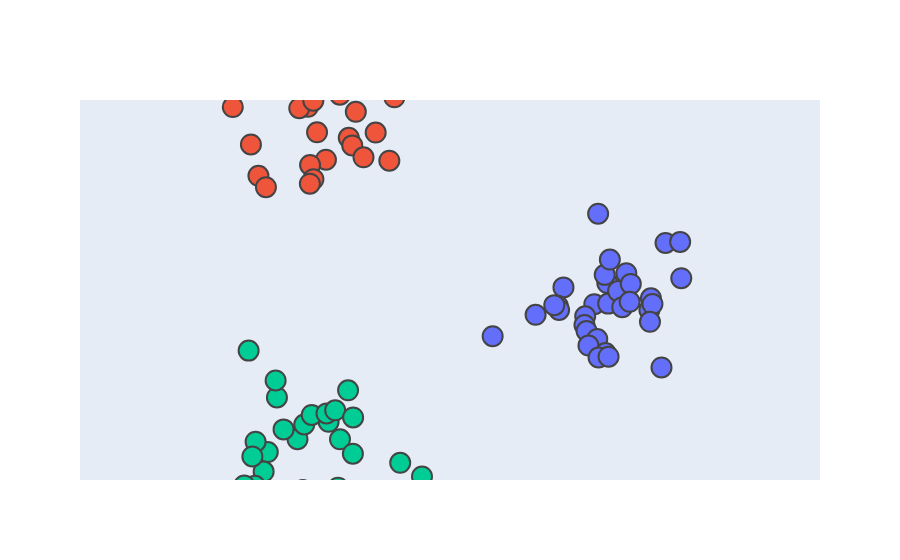

The notebook cell saved with this chart:
### Code cell
np.random.seed(0)

fig = go.Figure()

cluster_labels = df_gmm['label'].unique()

for idx, cluster_number in enumerate(cluster_labels):
    
    df_cluster = df_gmm[df_gmm['label']==cluster_number].copy()
    n_count = df_cluster.shape[0]
    
    # Define centers for each cluster
    center = mu_list[idx]
    
    # Generate coordinates
    df_simul_cluster = pd.DataFrame()
    df_simul_cluster['x'] = np.random.normal(center[0],1-dict_silhouette_clusters[cluster_number],n_count)
    df_simul_cluster['y'] = np.random.normal(center[1],1-dict_silhouette_clusters[cluster_number],n_count)
    
    # Compute the distance to center
    df_simul_cluster['distance_to_center'] = df_simul_cluster.apply(lambda x: distance_to_center(x, center), axis=1)
    
    # Associate coordinates to points w.r.t their distance to the center
    df_simul_cluster = df_simul_cluster.sort_values(by='distance_to_center')
    df_cluster = df_cluster.sort_values(by='silhouette', ascending=False)
    df_cluster['x'] = df_simul_cluster['x'].values
    df_cluster['y'] = df_simul_cluster['y'].values
    
    d = df_cluster.drop(columns=['x','y','label']).to_dict('index')
    info = [d[x] for x in d.keys()]
    info_str = [str(x).replace(',','<br>').replace('{','').replace('}','') for x in info]
#     df_cluster['info'] = info_str
    
    # Graph
    fig.add_trace(go.Scatter(
                             x=df_cluster['x'], 
                             y=df_cluster['y'], 
                             text=['client ' + val for val in df_cluster['client_id'].values],
                             name=dict_label[cluster_number],
                             mode='markers',
                             marker=dict(size=20),
                             marker_line=dict(width=2),
                             hovertemplate=info_str
                            )
                 )

fig.update_layout(yaxis_range=[-2,2])
fig.update_layout(xaxis_range=[-1,2])
fig.update_layout({'showlegend':False})
fig.update_xaxes(visible=False, scaleanchor='y', scaleratio=1)
fig.update_yaxes(visible=False, scaleanchor='x', scaleratio=1)
fig.show()

### Figure 1 — Plotly figure (JSON) as saved in the notebook; plotly's stock layout.template omitted (floating-point values rounded to 4 significant figures)
{"data": [{"hovertemplate": ["'client_id': '0022'<br> 'nb_trades': 2<br> 'nb_products': 2<br> 'aum': 152167<br> 'age': 42<br> 'silhouette': 0.7016916371074822", "'client_id': '0027'<br> 'nb_trades': 2<br> 'nb_products': 2<br> 'aum': 165262<br> 'age': 40<br> 'silhouette': 0.7006076902309724", "'client_id': '003'<br> 'nb_trades': 2<br> 'nb_products': 1<br> 'aum': 160614<br> 'age': 45<br> 'silhouette': 0.6864185106165799", "'client_id': '006'<br> 'nb_trades': 1<br> 'nb_products': 4<br> 'aum': 168491<br> 'age': 41<br> 'silhouette': 0.6688879090216626", "'client_id': '007'<br> 'nb_trades': 1<br> 'nb_products': 1<br> 'aum': 194243<br> 'age': 35<br> 'silhouette': 0.6592862647329463", "'client_id': '009'<br> 'nb_trades': 2<br> 'nb_products': 1<br> 'aum': 106364<br> 'age': 45<br> 'silhouette': 0.6567053270667068", "'client_id': '0033'<br> 'nb_trades': 1<br> 'nb_products': 1<br> 'aum': 207852<br> 'age': 49<br> 'silhouette': 0.653100980067294", "'client_id': '005'<br> 'nb_trades': 1<br> 'nb_products': 4<br> 'aum': 229418<br> 'age': 44<br> 'silhouette': 0.6529733399833354", "'client_id': '002'<br> 'nb_trades': 1<br> 'nb_products': 4<br> 'aum': 130392<br> 'age': 44<br> 'silhouette': 0.6511539517550113", "'client_id': '0018'<br> 'nb_trades': 3<br> 'nb_products': 1<br> 'aum': 158589<br> 'age': 48<br> 'silhouette': 0.6506865671905436", "'client_id': '0026'<br> 'nb_trades': 3<br> 'nb_products': 1<br> 'aum': 122266<br> 'age': 37<br> 'silhouette': 0.6448561751397293", "'client_id': '0025'<br> 'nb_trades': 1<br> 'nb_products': 3<br> 'aum': 240450<br> 'age': 34<br> 'silhouette': 0.641621437128159", "'client_id': '0016'<br> 'nb_trades': 2<br> 'nb_products': 4<br> 'aum': 180571<br> 'age': 48<br> 'silhouette': 0.6306135173438054", "'client_id': '0024'<br> 'nb_trades': 3<br> 'nb_products': 2<br> 'aum': 261941<br> 'age': 47<br> 'silhouette': 0.6292995135695943", "'client_id': '0031'<br> 'nb_trades': 3<br> 'nb_products': 4<br> 'aum': 259454<br> 'age': 40<br> 'silhouette': 0.6184689087022589", "'client_id': '0011'<br> 'nb_trades': 3<br> 'nb_products': 1<br> 'aum': 272249<br> 'age': 46<br> 'silhouette': 0.6161928351059146", "'client_id': '0013'<br> 'nb_trades': 2<br> 'nb_products': 1<br> 'aum': 244651<br> 'age': 32<br> 'silhouette': 0.6161574880683379", "'client_id': '0030'<br> 'nb_trades': 3<br> 'nb_products': 3<br> 'aum': 260519<br> 'age': 47<br> 'silhouette': 0.6154033465648346", "'client_id': '0029'<br> 'nb_trades': 3<br> 'nb_products': 4<br> 'aum': 149578<br> 'age': 33<br> 'silhouette': 0.6024231266095803", "'client_id': '008'<br> 'nb_trades': 2<br> 'nb_products': 3<br> 'aum': 202613<br> 'age': 52<br> 'silhouette': 0.5982603847066523", "'client_id': '0015'<br> 'nb_trades': 3<br> 'nb_products': 4<br> 'aum': 271481<br> 'age': 36<br> 'silhouette': 0.5973230697632093", "'client_id': '0020'<br> 'nb_trades': 1<br> 'nb_products': 4<br> 'aum': 173656<br> 'age': 51<br> 'silhouette': 0.5935839608293265", "'client_id': '0014'<br> 'nb_trades': 2<br> 'nb_products': 1<br> 'aum': 293113<br> 'age': 31<br> 'silhouette': 0.5766629662433542", "'client_id': '0032'<br> 'nb_trades': 4<br> 'nb_products': 4<br> 'aum': 216382<br> 'age': 32<br> 'silhouette': 0.5748625193140628", "'client_id': '001'<br> 'nb_trades': 3<br> 'nb_products': 4<br> 'aum': 298890<br> 'age': 36<br> 'silhouette': 0.5695936845084545", "'client_id': '0021'<br> 'nb_trades': 1<br> 'nb_products': 3<br> 'aum': 123646<br> 'age': 56<br> 'silhouette': 0.5156067911377009", "'client_id': '004'<br> 'nb_trades': 4<br> 'nb_products': 1<br> 'aum': 201998<br> 'age': 54<br> 'silhouette': 0.513417617533127", "'client_id': '0010'<br> 'nb_trades': 4<br> 'nb_products': 1<br> 'aum': 246225<br> 'age': 53<br> 'silhouette': 0.504197628890924", "'client_id': '0028'<br> 'nb_trades': 3<br> 'nb_products': 3<br> 'aum': 107709<br> 'age': 55<br> 'silhouette': 0.49595952246884134", "'client_id': '0017'<br> 'nb_trades': 4<br> 'nb_products': 1<br> 'aum': 120053<br> 'age': 57<br> 'silhouette': 0.4435416431726602", "'client_id': '0019'<br> 'nb_trades': 1<br> 'nb_products': 3<br> 'aum': 220576<br> 'age': 59<br> 'silhouette': 0.4120328425956592", "'client_id': '0023'<br> 'nb_trades': 4<br> 'nb_products': 4<br> 'aum': 272897<br> 'age': 53<br> 'silhouette': 0.37738981813733513", "'client_id': '0012'<br> 'nb_trades': 4<br> 'nb_products': 1<br> 'aum': 258754<br> 'age': 58<br> 'silhouette': 0.34577546919603525"], "marker": {"line": {"width": 2}, "size": 20}, "mode": "markers", "name": "diversified & young", "text": ["client 0022", "client 0027", "client 003", "client 006", "client 007", "client 009", "client 0033", "client 005", "client 002", "client 0018", "client 0026", "client 0025", "client 0016", "client 0024", "client 0031", "client 0011", "client 0013", "client 0030", "client 0029", "client 008", "client 0015", "client 0020", "client 0014", "client 0032", "client 001", "client 0021", "client 004", "client 0010", "client 0028", "client 0017", "client 0019", "client 0023", "client 0012"], "type": "scatter", "x": [2.019, 2.156, 2.129, 2.165, 2.269, 1.923, 1.694, 2.313, 2.183, 1.916, 2.356, 1.635, 2.403, 1.648, 2.391, 1.598, 1.938, 2.05, 1.958, 2.615, 2.599, 2.631, 1.401, 2.137, 2.605, 2.064, 2.169, 2.059, 2.769, 2.934, 2.923, 2.726, 0.949], "y": [-0.1493, 0.07304, 0.1593, -0.1432, -0.0116, -0.2768, 0.02738, -0.1803, 0.3201, -0.3686, 0.1763, -0.1654, 0.06436, -0.2103, -0.1245, -0.1595, -0.4317, -0.5157, -0.5846, -0.08758, -0.2098, -0.148, -0.2611, -0.6644, -0.3348, -0.7107, -0.7024, 0.8031, 0.495, 0.1245, 0.5065, -0.8154, -0.486]}, {"hovertemplate": ["'client_id': '0045'<br> 'nb_trades': 13<br> 'nb_products': 7<br> 'aum': 411508<br> 'age': 65<br> 'silhouette': 0.6551943269733458", "'client_id': '0047'<br> 'nb_trades': 14<br> 'nb_products': 6<br> 'aum': 341637<br> 'age': 63<br> 'silhouette': 0.6490491490487386", "'client_id': '0035'<br> 'nb_trades': 13<br> 'nb_products': 4<br> 'aum': 394038<br> 'age': 69<br> 'silhouette': 0.6176534394415301", "'client_id': '0061'<br> 'nb_trades': 12<br> 'nb_products': 7<br> 'aum': 462421<br> 'age': 67<br> 'silhouette': 0.6175486259469195", "'client_id': '0044'<br> 'nb_trades': 11<br> 'nb_products': 7<br> 'aum': 278116<br> 'age': 72<br> 'silhouette': 0.598225962010438", "'client_id': '0055'<br> 'nb_trades': 14<br> 'nb_products': 7<br> 'aum': 360178<br> 'age': 58<br> 'silhouette': 0.5942035325125476", "'client_id': '0038'<br> 'nb_trades': 11<br> 'nb_products': 6<br> 'aum': 260647<br> 'age': 67<br> 'silhouette': 0.5915919330097045", "'client_id': '0057'<br> 'nb_trades': 10<br> 'nb_products': 7<br> 'aum': 324064<br> 'age': 74<br> 'silhouette': 0.5878753088548692", "'client_id': '0043'<br> 'nb_trades': 13<br> 'nb_products': 7<br> 'aum': 234605<br> 'age': 67<br> 'silhouette': 0.5863473164199078", "'client_id': '0041'<br> 'nb_trades': 13<br> 'nb_products': 6<br> 'aum': 316830<br> 'age': 58<br> 'silhouette': 0.575900605566483", "'client_id': '0051'<br> 'nb_trades': 10<br> 'nb_products': 7<br> 'aum': 337652<br> 'age': 61<br> 'silhouette': 0.5652767615527118", "'client_id': '0056'<br> 'nb_trades': 10<br> 'nb_products': 6<br> 'aum': 267509<br> 'age': 65<br> 'silhouette': 0.5569873751597443", "'client_id': '0049'<br> 'nb_trades': 14<br> 'nb_products': 6<br> 'aum': 345292<br> 'age': 56<br> 'silhouette': 0.5543301929017194", "'client_id': '0062'<br> 'nb_trades': 13<br> 'nb_products': 8<br> 'aum': 487342<br> 'age': 61<br> 'silhouette': 0.5501308479643231", "'client_id': '0058'<br> 'nb_trades': 11<br> 'nb_products': 4<br> 'aum': 276410<br> 'age': 71<br> 'silhouette': 0.5473458578833575", "'client_id': '0053'<br> 'nb_trades': 11<br> 'nb_products': 3<br> 'aum': 368235<br> 'age': 72<br> 'silhouette': 0.5413652281686686", "'client_id': '0039'<br> 'nb_trades': 12<br> 'nb_products': 4<br> 'aum': 414892<br> 'age': 59<br> 'silhouette': 0.5374182667540517", "'client_id': '0054'<br> 'nb_trades': 12<br> 'nb_products': 9<br> 'aum': 236503<br> 'age': 66<br> 'silhouette': 0.5352444774103194", "'client_id': '0040'<br> 'nb_trades': 10<br> 'nb_products': 4<br> 'aum': 486380<br> 'age': 72<br> 'silhouette': 0.5310223168271497", "'client_id': '0036'<br> 'nb_trades': 12<br> 'nb_products': 9<br> 'aum': 430567<br> 'age': 69<br> 'silhouette': 0.5254514544680553", "'client_id': '0050'<br> 'nb_trades': 14<br> 'nb_products': 3<br> 'aum': 265187<br> 'age': 73<br> 'silhouette': 0.5204165680073689", "'client_id': '0066'<br> 'nb_trades': 13<br> 'nb_products': 4<br> 'aum': 493708<br> 'age': 59<br> 'silhouette': 0.5171488352263447", "'client_id': '0037'<br> 'nb_trades': 10<br> 'nb_products': 7<br> 'aum': 218677<br> 'age': 73<br> 'silhouette': 0.5143499919864278", "'client_id': '0060'<br> 'nb_trades': 11<br> 'nb_products': 5<br> 'aum': 351811<br> 'age': 57<br> 'silhouette': 0.5022099941920182", "'client_id': '0059'<br> 'nb_trades': 11<br> 'nb_products': 5<br> 'aum': 236819<br> 'age': 62<br> 'silhouette': 0.48961421788487963", "'client_id': '0064'<br> 'nb_trades': 14<br> 'nb_products': 4<br> 'aum': 481210<br> 'age': 56<br> 'silhouette': 0.4866276029684865", "'client_id': '0063'<br> 'nb_trades': 14<br> 'nb_products': 7<br> 'aum': 498484<br> 'age': 71<br> 'silhouette': 0.4688824097287978", "'client_id': '0048'<br> 'nb_trades': 11<br> 'nb_products': 8<br> 'aum': 499446<br> 'age': 74<br> 'silhouette': 0.43325126132767644", "'client_id': '0034'<br> 'nb_trades': 11<br> 'nb_products': 9<br> 'aum': 263435<br> 'age': 56<br> 'silhouette': 0.4166873995006108", "'client_id': '0046'<br> 'nb_trades': 10<br> 'nb_products': 3<br> 'aum': 468264<br> 'age': 59<br> 'silhouette': 0.41207912970916366", "'client_id': '0065'<br> 'nb_trades': 13<br> 'nb_products': 5<br> 'aum': 205613<br> 'age': 55<br> 'silhouette': 0.3448570031458321", "'client_id': '0052'<br> 'nb_trades': 10<br> 'nb_products': 3<br> 'aum': 230434<br> 'age': 60<br> 'silhouette': 0.2672284541078339", "'client_id': '0042'<br> 'nb_trades': 10<br> 'nb_products': 3<br> 'aum': 241513<br> 'age': 57<br> 'silhouette': 0.19148790682070116"], "marker": {"line": {"width": 2}, "size": 20}, "mode": "markers", "name": "active & old", "text": ["client 0045", "client 0047", "client 0035", "client 0061", "client 0044", "client 0055", "client 0038", "client 0057", "client 0043", "client 0041", "client 0051", "client 0056", "client 0049", "client 0062", "client 0058", "client 0053", "client 0039", "client 0054", "client 0040", "client 0036", "client 0050", "client 0066", "client 0037", "client 0060", "client 0059", "client 0064", "client 0063", "client 0048", "client 0034", "client 0046", "client 0065", "client 0052", "client 0042"], "type": "scatter", "x": [-0.8995, -0.9949, -1.087, -0.9388, -0.8059, -0.9729, -0.7754, -0.5655, -1.15, -0.6592, -0.5289, -0.4914, -0.9378, -0.6483, -0.9749, -1.596, -1.194, -0.4104, -0.2822, -0.4314, -1.516, -1.438, -1.786, -1.42, -1.741, -0.8281, -0.7768, -0.1386, -1.279, -0.08555, -1.33, -1.562, -0.4504], "y": [1.66, 1.929, 1.914, 1.992, 1.372, 1.317, 2.119, 1.603, 2.169, 2.056, 1.522, 1.876, 1.166, 2.2, 1.119, 1.533, 2.372, 1.397, 1.657, 2.177, 1.202, 1.082, 1.926, 2.446, 2.189, 2.624, 2.64, 1.361, 2.633, 2.028, 2.66, 2.653, 2.67]}, {"hovertemplate": ["'client_id': '0081'<br> 'nb_trades': 22<br> 'nb_products': 15<br> 'aum': 709504<br> 'age': 84<br> 'silhouette': 0.6627874287923095", "'client_id': '0094'<br> 'nb_trades': 21<br> 'nb_products': 15<br> 'aum': 734105<br> 'age': 87<br> 'silhouette': 0.6549142524830961", "'client_id': '0080'<br> 'nb_trades': 22<br> 'nb_products': 14<br> 'aum': 681324<br> 'age': 83<br> 'silhouette': 0.6525610135048547", "'client_id': '0083'<br> 'nb_trades': 24<br> 'nb_products': 15<br> 'aum': 801988<br> 'age': 86<br> 'silhouette': 0.644972015106427", "'client_id': '0069'<br> 'nb_trades': 20<br> 'nb_products': 15<br> 'aum': 727622<br> 'age': 80<br> 'silhouette': 0.627648875032173", "'client_id': '0088'<br> 'nb_trades': 23<br> 'nb_products': 18<br> 'aum': 744736<br> 'age': 83<br> 'silhouette': 0.6256026412559745", "'client_id': '0071'<br> 'nb_trades': 22<br> 'nb_products': 18<br> 'aum': 710646<br> 'age': 85<br> 'silhouette': 0.6255098627635381", "'client_id': '0073'<br> 'nb_trades': 23<br> 'nb_products': 18<br> 'aum': 774311<br> 'age': 84<br> 'silhouette': 0.6238905747189314", "'client_id': '0090'<br> 'nb_trades': 20<br> 'nb_products': 14<br> 'aum': 831559<br> 'age': 85<br> 'silhouette': 0.6139091921131064", "'client_id': '0099'<br> 'nb_trades': 21<br> 'nb_products': 12<br> 'aum': 761807<br> 'age': 85<br> 'silhouette': 0.6082894734451729", "'client_id': '0075'<br> 'nb_trades': 20<br> 'nb_products': 12<br> 'aum': 664104<br> 'age': 88<br> 'silhouette': 0.5869254824944656", "'client_id': '0091'<br> 'nb_trades': 24<br> 'nb_products': 17<br> 'aum': 945248<br> 'age': 83<br> 'silhouette': 0.5715333349484766", "'client_id': '0074'<br> 'nb_trades': 20<br> 'nb_products': 16<br> 'aum': 928960<br> 'age': 82<br> 'silhouette': 0.5667434304388504", "'client_id': '0079'<br> 'nb_trades': 24<br> 'nb_products': 13<br> 'aum': 937402<br> 'age': 85<br> 'silhouette': 0.5650241137669992", "'client_id': '0096'<br> 'nb_trades': 20<br> 'nb_products': 17<br> 'aum': 657509<br> 'age': 75<br> 'silhouette': 0.5609644766809376", "'client_id': '0086'<br> 'nb_trades': 24<br> 'nb_products': 13<br> 'aum': 535143<br> 'age': 86<br> 'silhouette': 0.5605844166425893", "'client_id': '0067'<br> 'nb_trades': 20<br> 'nb_products': 17<br> 'aum': 562594<br> 'age': 81<br> 'silhouette': 0.5588184569783006", "'client_id': '0084'<br> 'nb_trades': 22<br> 'nb_products': 16<br> 'aum': 984285<br> 'age': 87<br> 'silhouette': 0.5564285006672801", "'client_id': '0077'<br> 'nb_trades': 24<br> 'nb_products': 12<br> 'aum': 583338<br> 'age': 79<br> 'silhouette': 0.5414008035940845", "'client_id': '0070'<br> 'nb_trades': 20<br> 'nb_products': 12<br> 'aum': 577468<br> 'age': 81<br> 'silhouette': 0.5141261833362823", "'client_id': '00100'<br> 'nb_trades': 21<br> 'nb_products': 15<br> 'aum': 477699<br> 'age': 84<br> 'silhouette': 0.5120847968887051", "'client_id': '0092'<br> 'nb_trades': 23<br> 'nb_products': 9<br> 'aum': 780611<br> 'age': 85<br> 'silhouette': 0.5016966143839774", "'client_id': '0072'<br> 'nb_trades': 22<br> 'nb_products': 16<br> 'aum': 470253<br> 'age': 79<br> 'silhouette': 0.4899393119598332", "'client_id': '0089'<br> 'nb_trades': 22<br> 'nb_products': 19<br> 'aum': 415937<br> 'age': 88<br> 'silhouette': 0.44636198894876605", "'client_id': '0098'<br> 'nb_trades': 20<br> 'nb_products': 16<br> 'aum': 437662<br> 'age': 82<br> 'silhouette': 0.44497703794245574", "'client_id': '0082'<br> 'nb_trades': 24<br> 'nb_products': 8<br> 'aum': 671381<br> 'age': 87<br> 'silhouette': 0.44074422193175194", "'client_id': '0068'<br> 'nb_trades': 20<br> 'nb_products': 8<br> 'aum': 617948<br> 'age': 89<br> 'silhouette': 0.35909946257167713", "'client_id': '0097'<br> 'nb_trades': 20<br> 'nb_products': 8<br> 'aum': 715030<br> 'age': 79<br> 'silhouette': 0.35242756727755903", "'client_id': '0076'<br> 'nb_trades': 21<br> 'nb_products': 9<br> 'aum': 641529<br> 'age': 75<br> 'silhouette': 0.34045868082101693", "'client_id': '0095'<br> 'nb_trades': 20<br> 'nb_products': 12<br> 'aum': 426062<br> 'age': 83<br> 'silhouette': 0.32567523568093937", "'client_id': '0085'<br> 'nb_trades': 20<br> 'nb_products': 9<br> 'aum': 501445<br> 'age': 83<br> 'silhouette': 0.2470649223673078", "'client_id': '0093'<br> 'nb_trades': 21<br> 'nb_products': 11<br> 'aum': 415613<br> 'age': 79<br> 'silhouette': 0.22776874001646766", "'client_id': '0087'<br> 'nb_trades': 20<br> 'nb_products': 11<br> 'aum': 440361<br> 'age': 77<br> 'silhouette': 0.20159821722475837", "'client_id': '0078'<br> 'nb_trades': 21<br> 'nb_products': 8<br> 'aum': 453373<br> 'age': 77<br> 'silhouette': -0.008162146419777118"], "marker": {"line": {"width": 2}, "size": 20}, "mode": "markers", "name": "passive & wealthy", "text": ["client 0081", "client 0094", "client 0080", "client 0083", "client 0069", "client 0088", "client 0071", "client 0073", "client 0090", "client 0099", "client 0075", "client 0091", "client 0074", "client 0079", "client 0096", "client 0086", "client 0067", "client 0084", "client 0077", "client 0070", "client 00100", "client 0092", "client 0072", "client 0089", "client 0098", "client 0082", "client 0068", "client 0097", "client 0076", "client 0095", "client 0085", "client 0093", "client 0087", "client 0078"], "type": "scatter", "x": [-1.105, -1.035, -1.252, -1.05, -0.6579, -0.7778, -0.9157, -1.418, -0.9557, -0.6788, -0.7997, -0.5223, -1.462, -0.7084, -1.546, -1.58, -1.341, -0.5198, -1.221, -1.553, -1.377, -1.322, -1.666, -0.9839, -0.573, -1.336, -0.4302, -0.4351, -1.754, -0.02413, -1.233, -0.1335, 0.2053, -1.62], "y": [-1.571, -1.416, -1.467, -2.106, -1.572, -1.387, -2.138, -1.706, -1.316, -2.081, -1.299, -1.723, -1.911, -1.266, -1.597, -1.752, -2.238, -1.342, -2.323, -2.061, -2.291, -1.131, -2.058, -2.513, -1.056, -0.9517, -2.386, -2.427, -2.255, -1.819, -2.857, -2.542, -1.962, -0.638]}], "layout": {"showlegend": false, "xaxis": {"range": [-1, 2], "scaleanchor": "y", "scaleratio": 1, "visible": false}, "yaxis": {"range": [-2, 2], "scaleanchor": "x", "scaleratio": 1, "visible": false}}}
